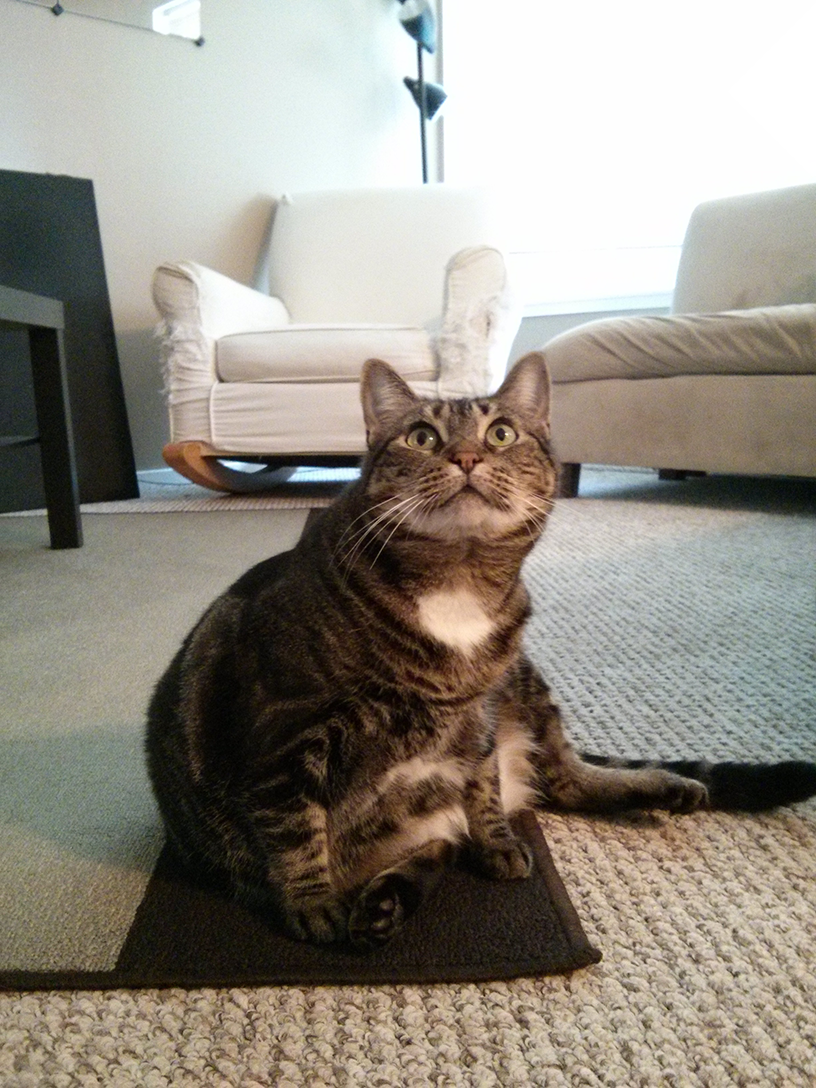
#> input picture ATBS-17_zophie.png, 816 x 1088 px, found by its file name
$ python ATBS-17.py
#> lines starting #> are read from the running program, lines starting #| are printed output that depends on the picture
#!/usr/local/bin/python3

# Chapter 17 – Manipulating Images

# ATBS-17.py

from PIL import ImageColor, Image

print(ImageColor.getcolor('red', 'RGBA'))

catIm = Image.open('ATBS/ATBS-17_zophie.png')
#> catIm is the input picture: PIL image 816x1088 RGB; mean R, G, B 147, 141.1, 131.1

print()
print(catIm)
#| <PIL.PngImagePlugin.PngImageFile image mode=RGB size=816x1088 at 0x7FAA232688D0>
print(type(catIm))
#| <class 'PIL.PngImagePlugin.PngImageFile'>
print(catIm.size)
#| (816, 1088)
print(catIm.width)
#| 816
print(catIm.height)
#| 1088
print(catIm.filename)
#| ATBS-17_zophie.png
print(catIm.format)
#| PNG
print(catIm.format_description)
#| Portable network graphics
catIm.save('ATBS/ATBS-17_zophie.jpg')
print()

# crop face and save as new file
croppedIm = catIm.crop((335, 345, 565, 560))
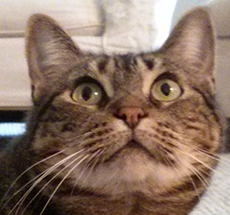
#> croppedIm: PIL image 230x215 RGB; mean R, G, B 139.1, 115.1, 100.7
croppedIm.save('ATBS/ATBS-17_zophie-cropped.png')

# copy file
catCopyIm = catIm.copy()
# paste cropped face into file
catCopyIm.paste(croppedIm, (0, 0))
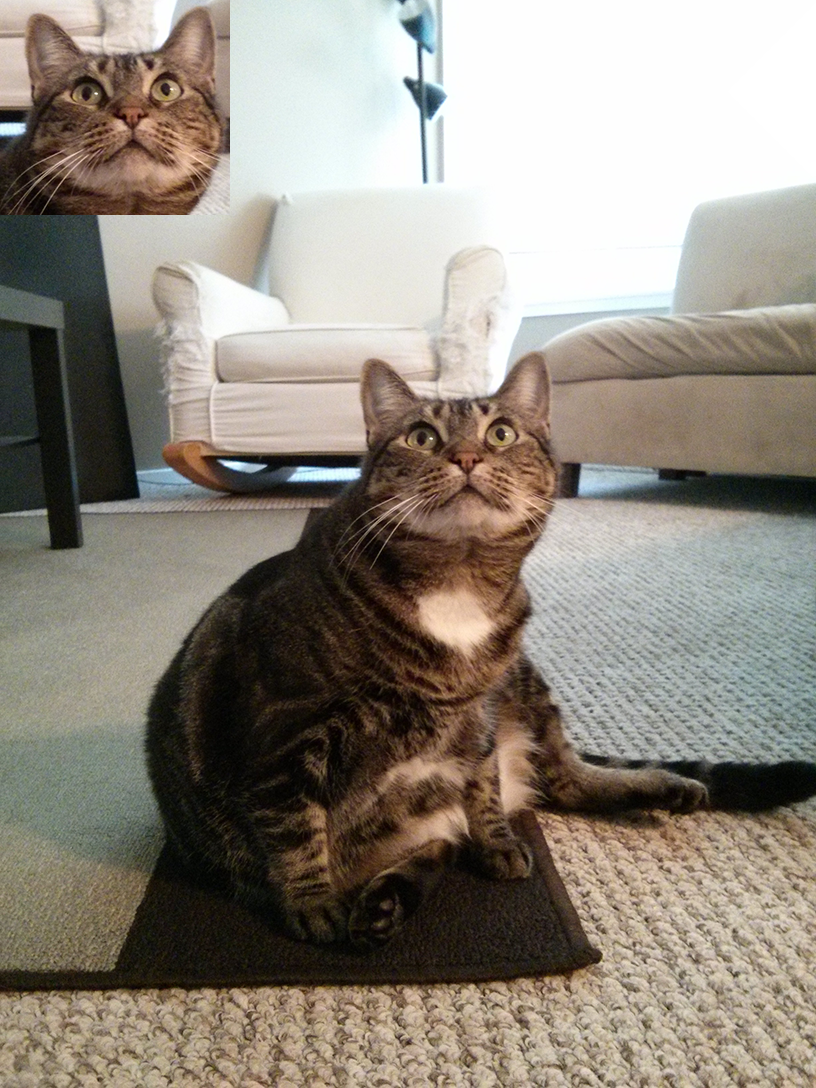
#> catCopyIm: PIL image 816x1088 RGB; mean R, G, B 144, 136.4, 126
catCopyIm.paste(croppedIm, (400, 500))
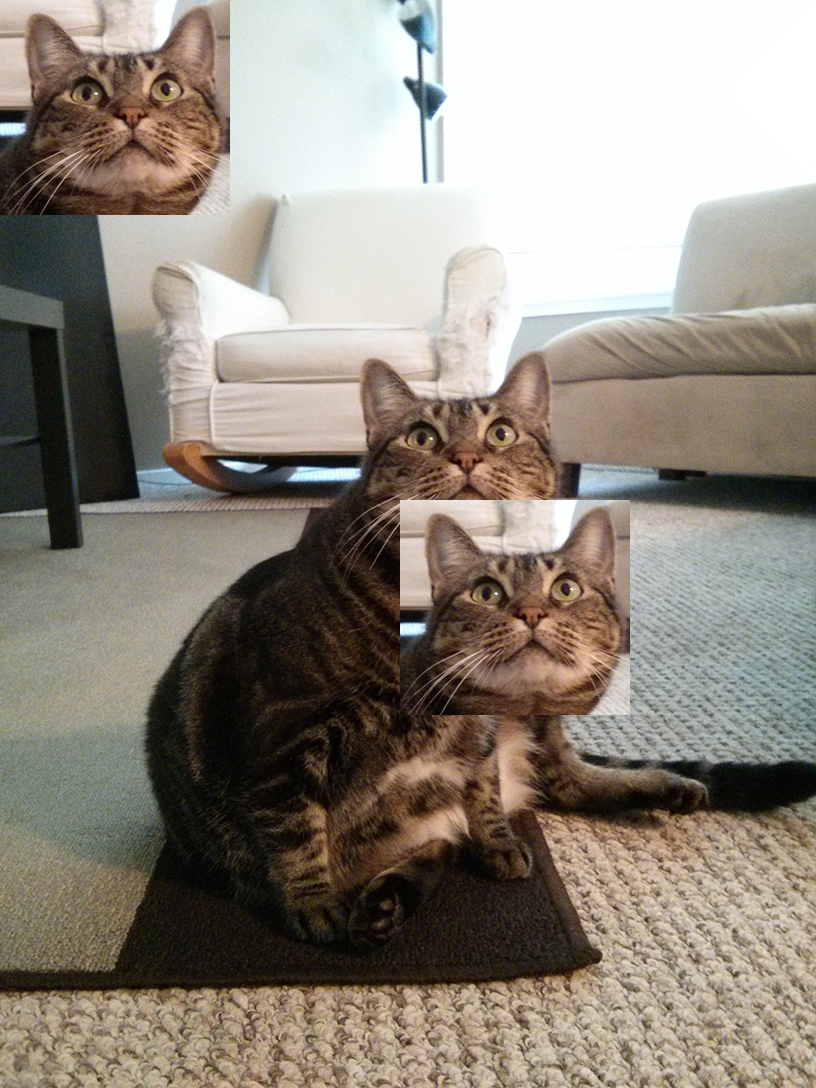
#> catCopyIm: PIL image 816x1088 RGB; mean R, G, B 143.7, 135.8, 125.3
# save file
catCopyIm.save('ATBS/ATBS-17_zophie-pasted.png')

# tile face
catCopyTwo = catIm.copy()
catImWidth, catImHeight = catIm.size
#> catImWidth = 816; catImHeight = 1088
faceImWidth, faceImHeight = croppedIm.size
#> faceImWidth = 230; faceImHeight = 215
for left in range(0, catImWidth, faceImHeight):
    for top in range(0, catImHeight, faceImHeight):
        print(left,top)
        catCopyTwo.paste(croppedIm, (left, top))
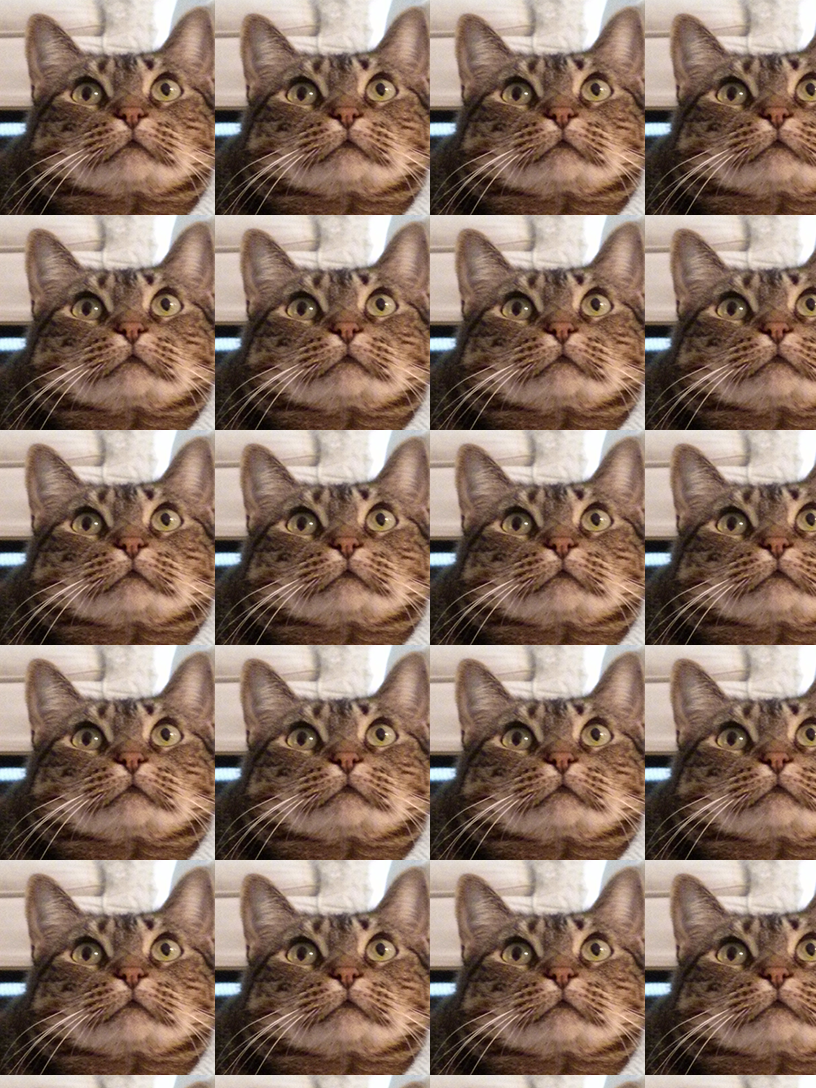
#> catCopyTwo: PIL image 816x1088 RGB; mean R, G, B 137.4, 113.6, 99.3

catCopyTwo.save('ATBS/ATBS-17_zophie-tiled.png')
